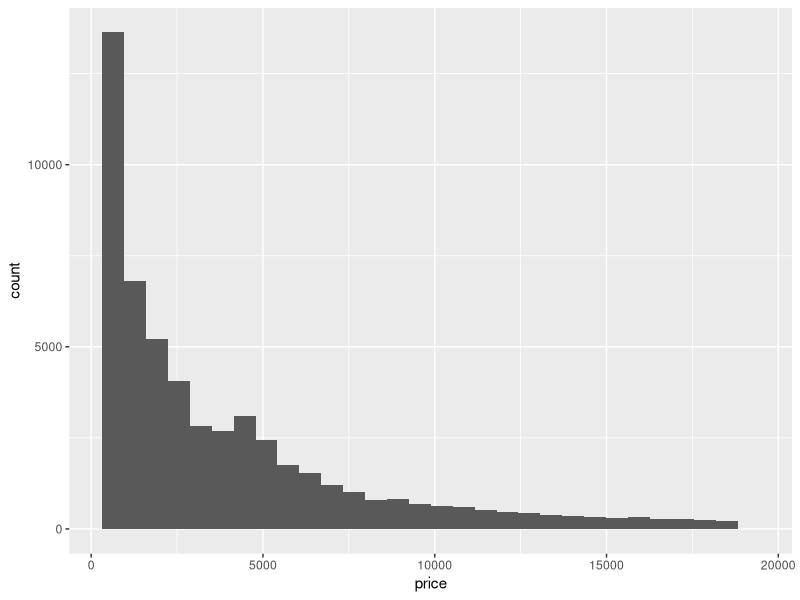
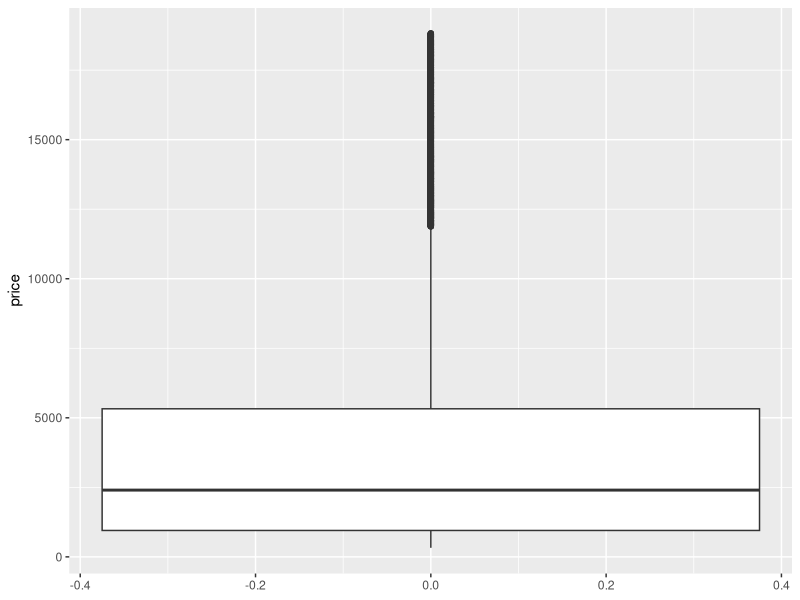
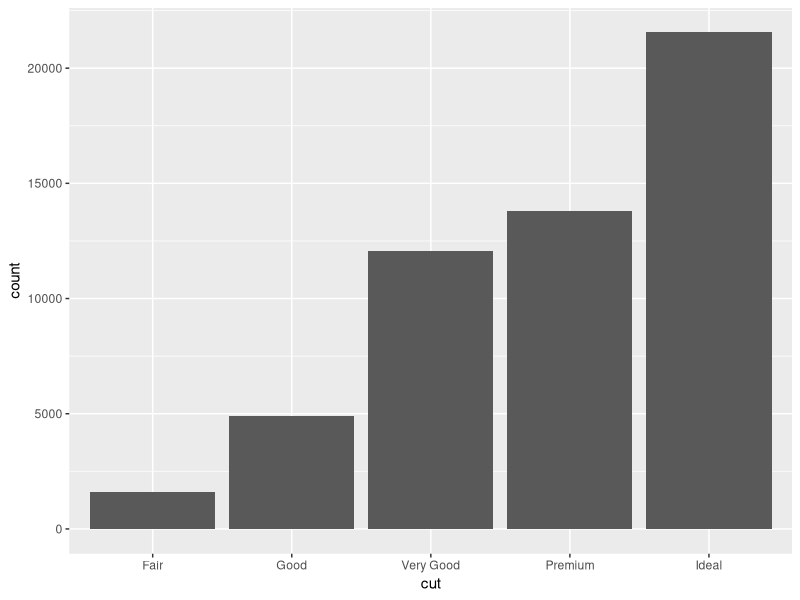
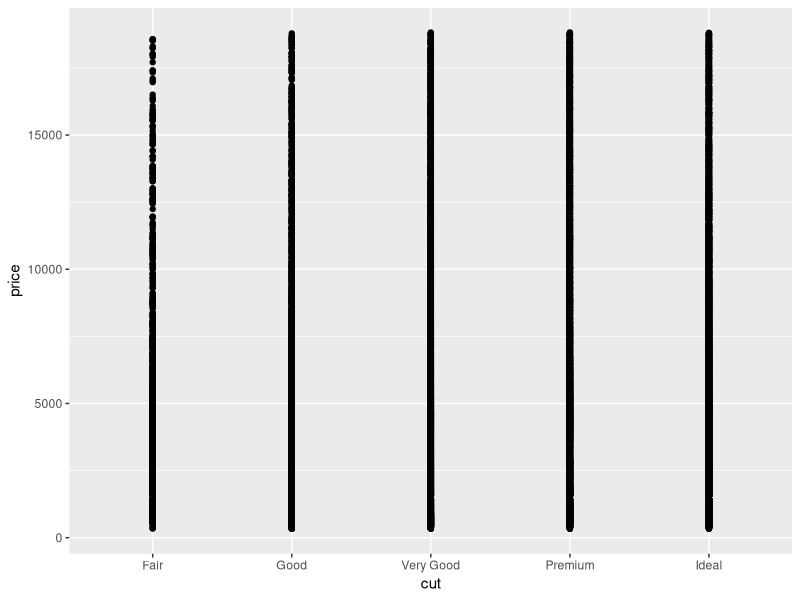
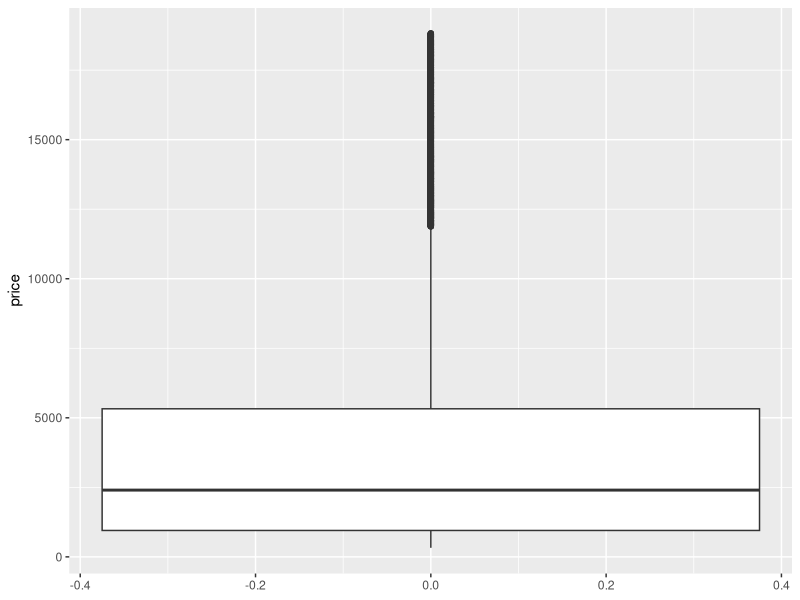
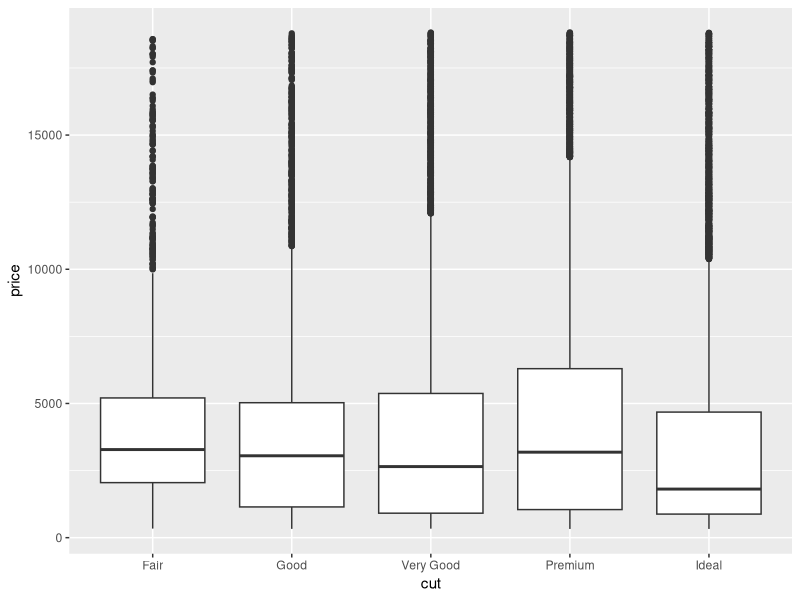
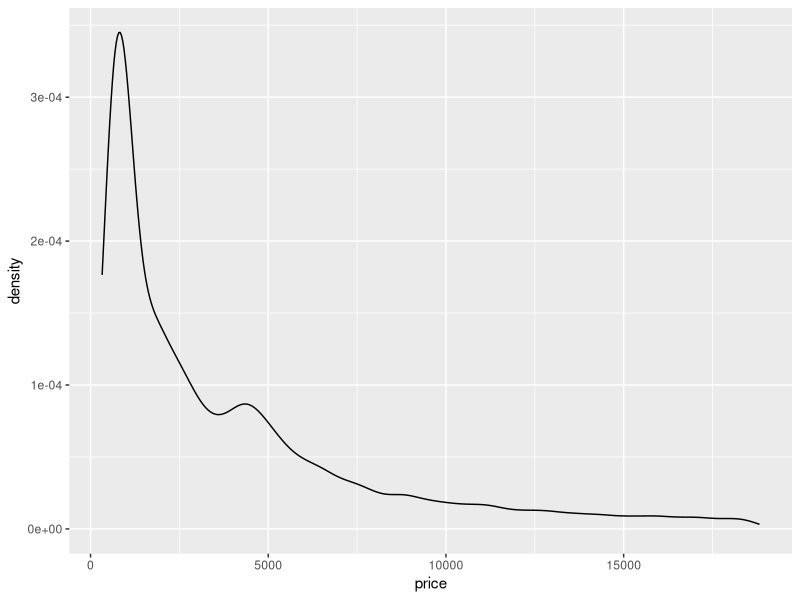
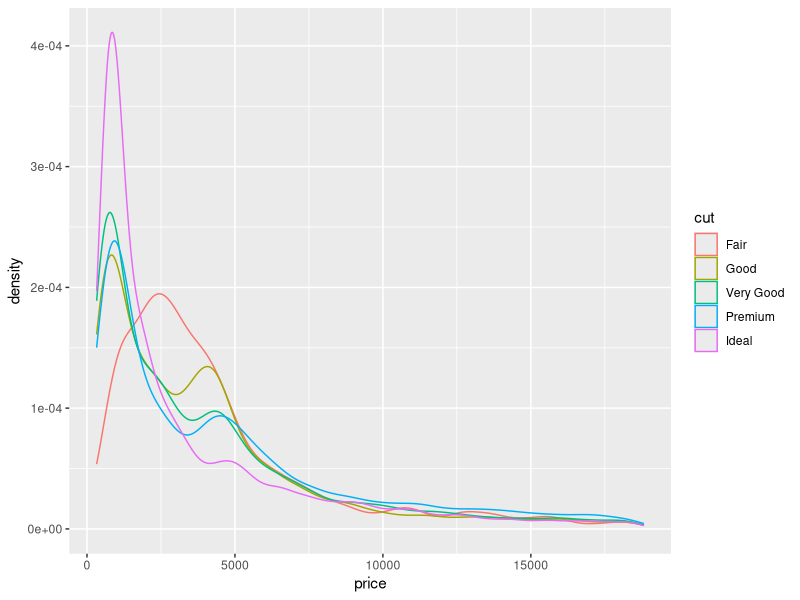

Here is the R script that generated these plots, in order: (Note: this script raises an error after producing the figures.)
## ---- chunk 1
#| include: false
knitr::opts_chunk$set(
  collapse = TRUE, 
  warning = FALSE,
  message = FALSE,
  error = TRUE,
  fig.height = 2.75, 
  fig.width = 4.25,
  fig.env = 'figure',
  fig.pos = 'h',
  fig.align = 'center')
## ---- chunk 2
# Load packages and import data
library(tidyverse)
data(diamonds)

# A little bit of data wrangling code - let's not focus on this for now
diamonds <- diamonds %>% 
    mutate(
        cut = factor(cut, ordered = FALSE),
        color = factor(color, ordered = FALSE),
        clarity = factor(clarity, ordered = FALSE)
    )
## ---- chunk 3
dim(diamonds)

head(diamonds)

# Visualize price (outcome variable)
ggplot(diamonds, aes(x = price)) +
    geom_histogram()
ggplot(diamonds, aes(y = price)) +
    geom_boxplot()
diamonds %>%
    summarize(mean(price), median(price), sd(price))

# Visualize cut (predictor variable)
ggplot(diamonds, aes(x = cut)) +
    geom_bar()
diamonds %>% 
    count(cut)
## ---- chunk 4
# Try a scatterplot
ggplot(diamonds, aes(y = price, x = cut)) + 
    geom_point()
## ---- chunk 5
# Univariate boxplot
ggplot(diamonds, aes(y = price)) + 
    geom_boxplot()
## ---- chunk 6
# ???
ggplot(diamonds, aes(y = price, x = cut)) + 
    geom_boxplot()
## ---- chunk 7
# Univariate density plot
ggplot(diamonds, aes(x = price)) + 
    geom_density()
## ---- chunk 8
# Comparisons in density plot
ggplot(diamonds, aes(x = price, color = cut)) + 
    geom_density()
## ---- chunk 9
# Univariate histogram
ggplot(diamonds, aes(x = price)) + 
    geom_histogram()
## ---- chunk 10
# ???
ggplot(diamonds, aes(x = price)) + 
    geom_histogram() + 
    facet_wrap(~ cut)
## ---- chunk 11
diamonds %>% 
     summarize(mean(price))
## ---- chunk 12
# Calculate mean price by cut
diamonds %>% 
    group_by(cut) %>% 
    summarize(mean(price))
## ---- chunk 13
# In the first blank, put what value cutFair should have if the condition is "met", or TRUE
# In the second blank, put what value cutFair should have if the condition is "not met", or FALSE
diamonds <- diamonds %>%
  mutate(cutFair=ifelse(cut == "Fair", 1, 0))
## ---- chunk 14
diamonds %>% 
    group_by(cutFair) %>% 
    summarize(mean(price))
## ---- chunk 15
# Construct the model
diamond_mod0 <- lm(price ~ cutFair, data = diamonds)

# Summarize the model
summary(diamond_mod0)
## ---- chunk 16
# Construct the model
diamond_mod <- lm(price ~ cut, data = diamonds)

# Summarize the model
coef(summary(diamond_mod))
## ---- chunk 17
predict(diamond_mod, newdata = data.frame(cut = "Good"))
## ---- chunk 18
predict(diamond_mod, newdata = data.frame(cut = "Fair"))
## ---- chunk 19
# Observed data on the first diamond
diamonds %>% 
  select(price, cut) %>% 
  head(1)
## ---- chunk 20
data(penguins)
penguins <- penguins %>% 
  filter(!is.na(sex), !is.na(species))
## ---- chunk 21
# Model of flipper_len by sex
flipper_model_1 <- lm(flipper_len ~ sex, data = penguins)
flipper_model_2 <- lm(flipper_len ~ species, data = penguins)
## ---- chunk 22
penguins %>% 
  ggplot(aes(y = flipper_len, x = sex)) + 
  geom_boxplot()
## ---- chunk 23
penguins %>% 
  ggplot(aes(y = flipper_len, x = species)) + 
  geom_boxplot()
## ---- chunk 24
penguins %>% 
  summarize(cor(sex, flipper_len))
penguins %>% 
  summarize(cor(species, flipper_len))
## ---- chunk 25
# Model of flipper_len by sex
summary(flipper_model_1)

# Model of flipper_len by species
summary(flipper_model_2)
## ---- chunk 26
# Residual plot
flipper_model_2 %>% 
  ggplot(aes(x = .fitted, y = .resid)) + 
  geom_point() + 
  geom_hline(yintercept = 0)
## ---- chunk 27
# Residual plot using boxes!
flipper_model_2 %>% 
  ggplot(aes(x = .fitted, y = .resid, group = .fitted)) + 
  geom_boxplot() + 
  geom_hline(yintercept = 0)
## ---- chunk 28
penguins %>% 
  group_by(island) %>% 
  summarize(mean(flipper_len))
## ---- chunk 29
flipper_model_3 <- lm(flipper_len ~ island, penguins)
summary(flipper_model_3)
## ---- chunk 30
dim(diamonds)

head(diamonds)

# Visualize price (outcome variable)
ggplot(diamonds, aes(x = price)) +
    geom_histogram()
ggplot(diamonds, aes(y = price)) +
    geom_boxplot()
diamonds %>%
    summarize(mean(price), median(price), sd(price))

# Visualize cut (predictor variable)
ggplot(diamonds, aes(x = cut)) +
    geom_bar()
diamonds %>% 
    count(cut)
## ---- chunk 31
# Try a scatterplot
ggplot(diamonds, aes(y = price, x = cut)) + 
    geom_point()
## ---- chunk 32
# Univariate boxplot
ggplot(diamonds, aes(y = price)) + 
    geom_boxplot()
## ---- chunk 33
# Separate boxes by category
ggplot(diamonds, aes(y = price, x = cut)) + 
    geom_boxplot()
## ---- chunk 34
# Univariate density plot
ggplot(diamonds, aes(x = price)) + 
    geom_density()
## ---- chunk 35
# Separate density plots by category
ggplot(diamonds, aes(x = price, color = cut)) + 
    geom_density()
## ---- chunk 36
# Univariate histogram
ggplot(diamonds, aes(x = price)) + 
    geom_histogram()
## ---- chunk 37
# Separate histograms by category
ggplot(diamonds, aes(x = price)) + 
    geom_histogram() + 
    facet_wrap(~ cut)
## ---- chunk 38
diamonds %>% 
    summarize(mean(price))
## ---- chunk 39
diamonds %>% 
    group_by(cut) %>% 
    summarize(mean(price))
## ---- chunk 40
diamonds <- diamonds %>%
  mutate(cutFair=ifelse(cut == "Fair", 1, 0))
## ---- chunk 41
diamonds %>% 
    group_by(cutFair) %>% 
    summarize(mean(price))
## ---- chunk 42
# Construct the model
diamond_mod0 <- lm(price ~ cutFair, data = diamonds)

# Summarize the model
coef(summary(diamond_mod0))
## ---- chunk 43
# Construct the model
diamond_mod <- lm(price ~ cut, data = diamonds)

# Summarize the model
coef(summary(diamond_mod))
## ---- chunk 44
predict(diamond_mod, newdata = data.frame(cut = "Good"))
## ---- chunk 45
predict(diamond_mod, newdata = data.frame(cut = "Fair"))
## ---- chunk 46
# Observed price = 326
diamonds %>% 
  select(price, cut) %>% 
  head(1)

# Predicted price = 3457.542
predict(diamond_mod, newdata = data.frame(cut = "Ideal"))

# Residual
326 - 3457.542
## ---- chunk 47
ggplot(diamonds, aes(x = color, y = price)) +
    geom_boxplot()

diamonds %>% 
    group_by(color) %>% 
    summarize(mean(price))
## ---- chunk 48
diamond_mod2 <- lm(price ~ color, data = diamonds)

coef(summary(diamond_mod2))
## ---- chunk 49
ggplot(diamonds, aes(x = clarity, y = price)) +
    geom_boxplot()

diamonds %>% 
    group_by(clarity) %>% 
    summarize(mean(price))

diamond_mod3 <- lm(price ~ clarity, data = diamonds)

coef(summary(diamond_mod3))
## ---- chunk 50
flipper_model_1 <- lm(flipper_len ~ sex, data = penguins)
flipper_model_2 <- lm(flipper_len ~ species, data = penguins)
## ---- chunk 51
data(penguins)
penguins <- penguins %>% 
  filter(!is.na(sex), !is.na(species))

penguins %>% 
  ggplot(aes(y = flipper_len, x = sex)) + 
  geom_boxplot()

penguins %>% 
  ggplot(aes(y = flipper_len, x = species)) + 
  geom_boxplot()
## ---- chunk 52
summary(flipper_model_1)
summary(flipper_model_2)
## ---- chunk 53
# Residual plot
flipper_model_2 %>% 
  ggplot(aes(x = .fitted, y = .resid)) + 
  geom_point() + 
  geom_hline(yintercept = 0)
# Residual plot using boxes!
flipper_model_2 %>% 
  ggplot(aes(x = .fitted, y = .resid, group = .fitted)) + 
  geom_boxplot() + 
  geom_hline(yintercept = 0)
## ---- chunk 54
penguins %>% 
  group_by(island) %>% 
  summarize(mean(flipper_len))
## ---- chunk 55
flipper_model_3 <- lm(flipper_len ~ island, penguins)
summary(flipper_model_3)
